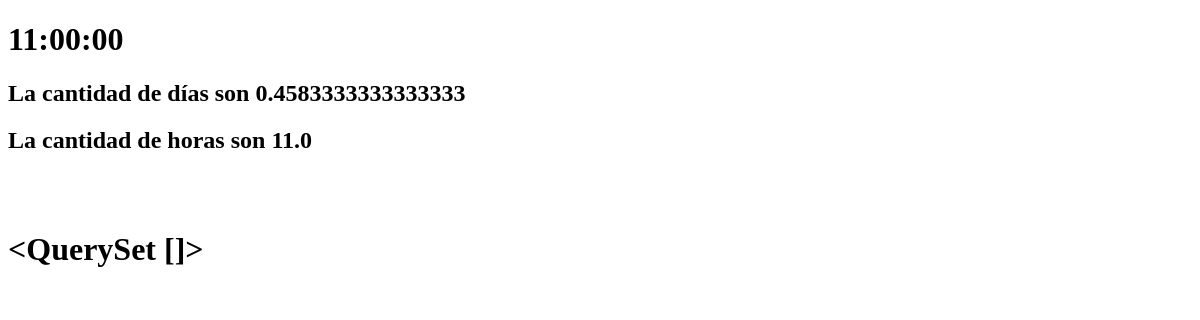
Before: /prueba/ with the older database file.
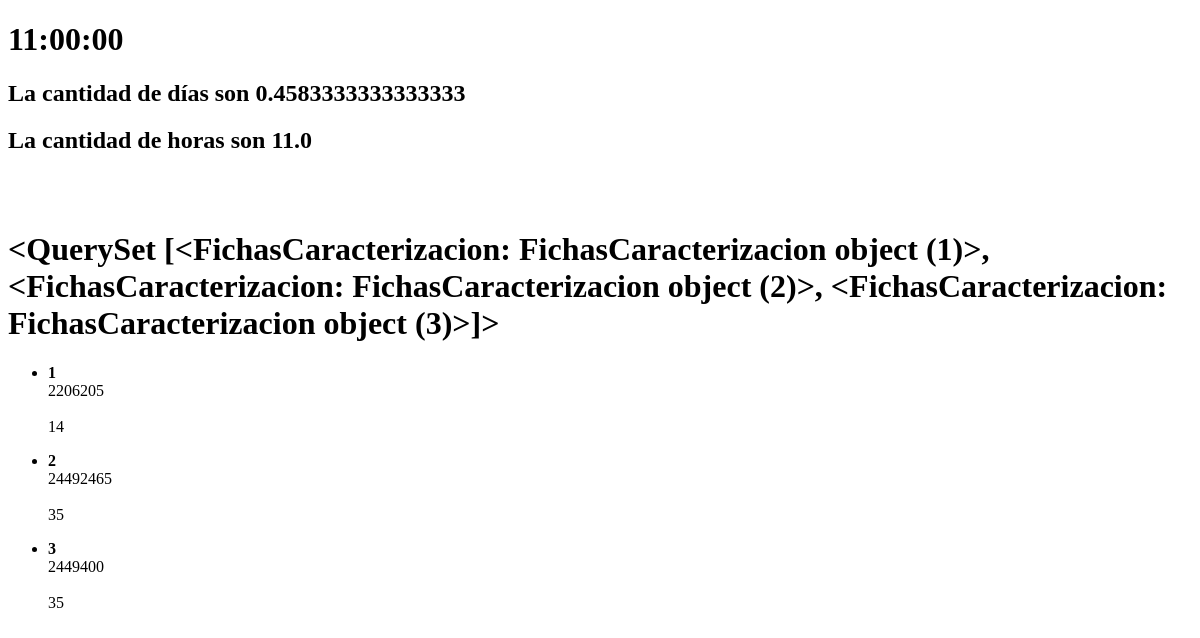
After: the same page with the newer database file.
### asistenteHorarios/models.py (models this page shows)
class FichasCaracterizacion(models.Model):
    Ficha = models.CharField(max_length=10)
    FechaInicioEtapaLectiva = models.DateField()
    FechaFinEtapaLectiva = models.DateField()
    CantidadAprendices = models.IntegerField()
    Jornada = models.CharField(max_length=30)
    ProgramasFormacion = models.ForeignKey(ProgramasFormacion, on_delete=models.CASCADE)

### asistenteHorarios/views.py (the view)
# urls.py: path('prueba/', prueba)
def prueba(request):
    instructor = Instructores.objects.filter(id = 6)
    consultaHorasMensualFormacion = Contratacion.objects.filter(id_Instructor = instructor[0])
    HorasMensualFormacion = consultaHorasMensualFormacion[0].horasMensualFormacion
    fechaInicio = datetime(2021,11,1)             # suponiendo meses el inicio como la fecha de inicio
    fechaFin = datetime(2021,11,30,23)
    resultado = sena10(instructor, fechaInicio, fechaFin)
    durDias = resultado.total_seconds()/(3600*24)
    durHoras = resultado.total_seconds()/3600
    fichasActivas = sena15()
    ctx = {"Resultado":resultado, "DuracionDias":durDias, "DuracionHoras":durHoras, "FichasActivas":fichasActivas}
    return render(request, 'prueba.html', ctx)

### asistenteHorarios/FuncSprint1/Sena10.py (called while the page is built)
def sena10(instructor, fechaInicio, fechaFin):
    consultaHorarioInstructor = Horario_Instructor.objects.filter(id_Instructor = instructor[0], Fecha_Inicio__gte = fechaInicio).filter(Fecha_Fin__lte = fechaFin)
    dur = timedelta(0)
    for iteracion in consultaHorarioInstructor:
        dur += iteracion.Fecha_Fin - iteracion.Fecha_Inicio
    return dur

### asistenteHorarios/FuncSprint1/Sena15.py (called while the page is built)
def sena15():
    fechaActual = datetime.now().date()
    FichasActivas = FichasCaracterizacion.objects.filter(FechaFinEtapaLectiva__gte = fechaActual)
    return FichasActivas

### asistenteHorarios/templates/prueba.html (shortened to what this page needs)
<!DOCTYPE html>
<html lang="en">
<head>
</head>
<body>
    <h1>{{Resultado}}</h1>
    <h2>La cantidad de días son <strong>{{DuracionDias}}</strong></h2>
    <h2>La cantidad de horas son <strong>{{DuracionHoras}}</strong></h2>
    <br><br>
    <h1>{{FichasActivas}}</h1>
    <ul>
        {% for elemento in FichasActivas %}
            <li>
                <p><strong>{{elemento.id}}</strong> <br>{{elemento.Ficha}} <br>{{elemento.Jprnada}} <br> {{elemento.CantidadAprendices}} </p>
            </li>
        {% endfor %}
        </ul>
</body>
</html>

Changed rows visible on the page:
added FichasCaracterizacion: id "<QuerySet [<FichasCaracterizacion: FichasCaracterizacion object (1)>, <FichasCaracterizacion: FichasCaracterizacion object (2)>, <FichasCaracterizacion: FichasCaracterizacion object (3)>]>", id "1", Ficha "2206205", CantidadAprendices "14"
added FichasCaracterizacion: id "2", Ficha "24492465", CantidadAprendices "35"
added FichasCaracterizacion: id "3", Ficha "2449400", CantidadAprendices "35"
Other visible differences:
{{ FichasActivas }}: "<QuerySet []>" → (not shown)
